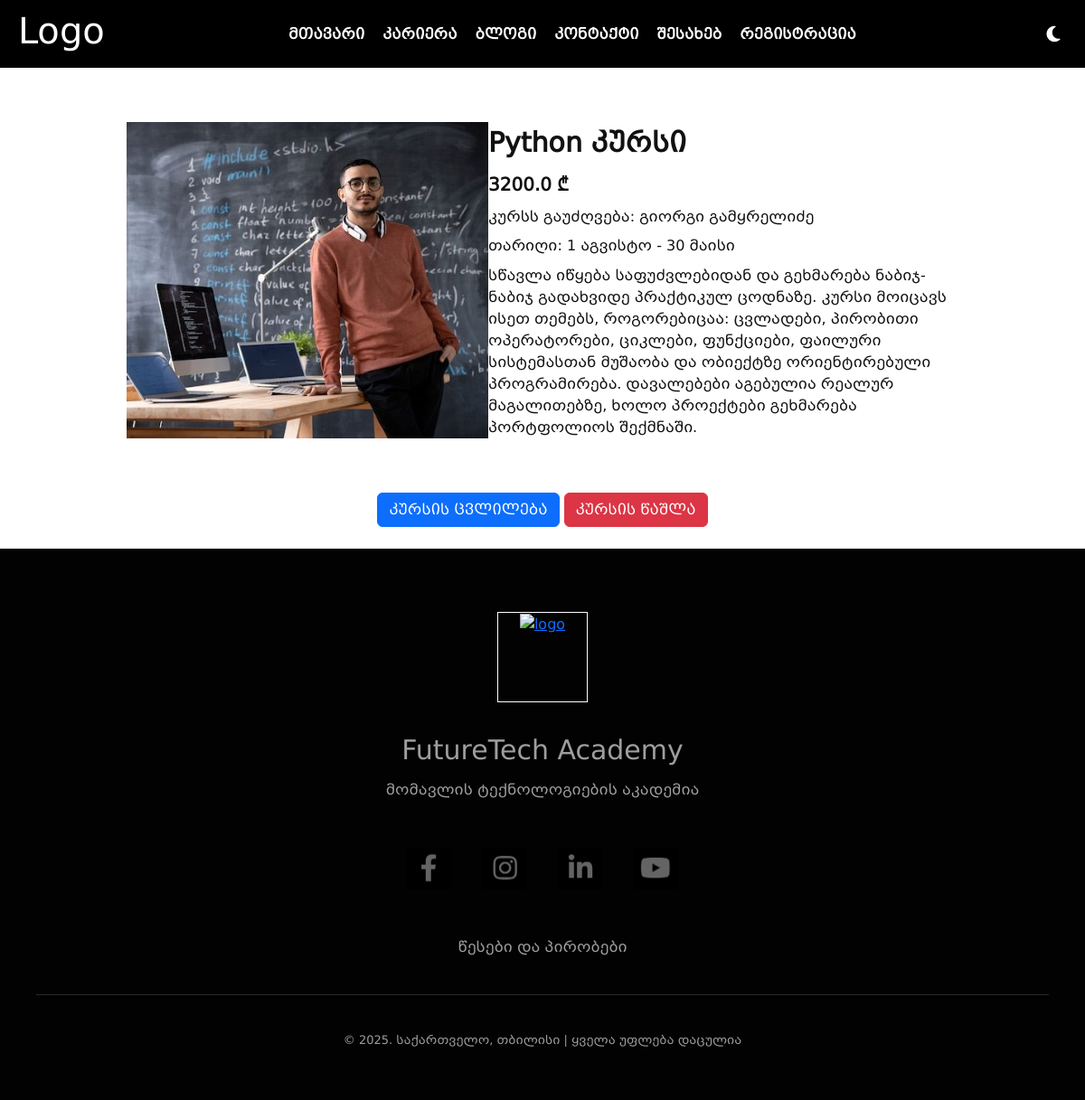
Page /view/1 on the earlier database version.
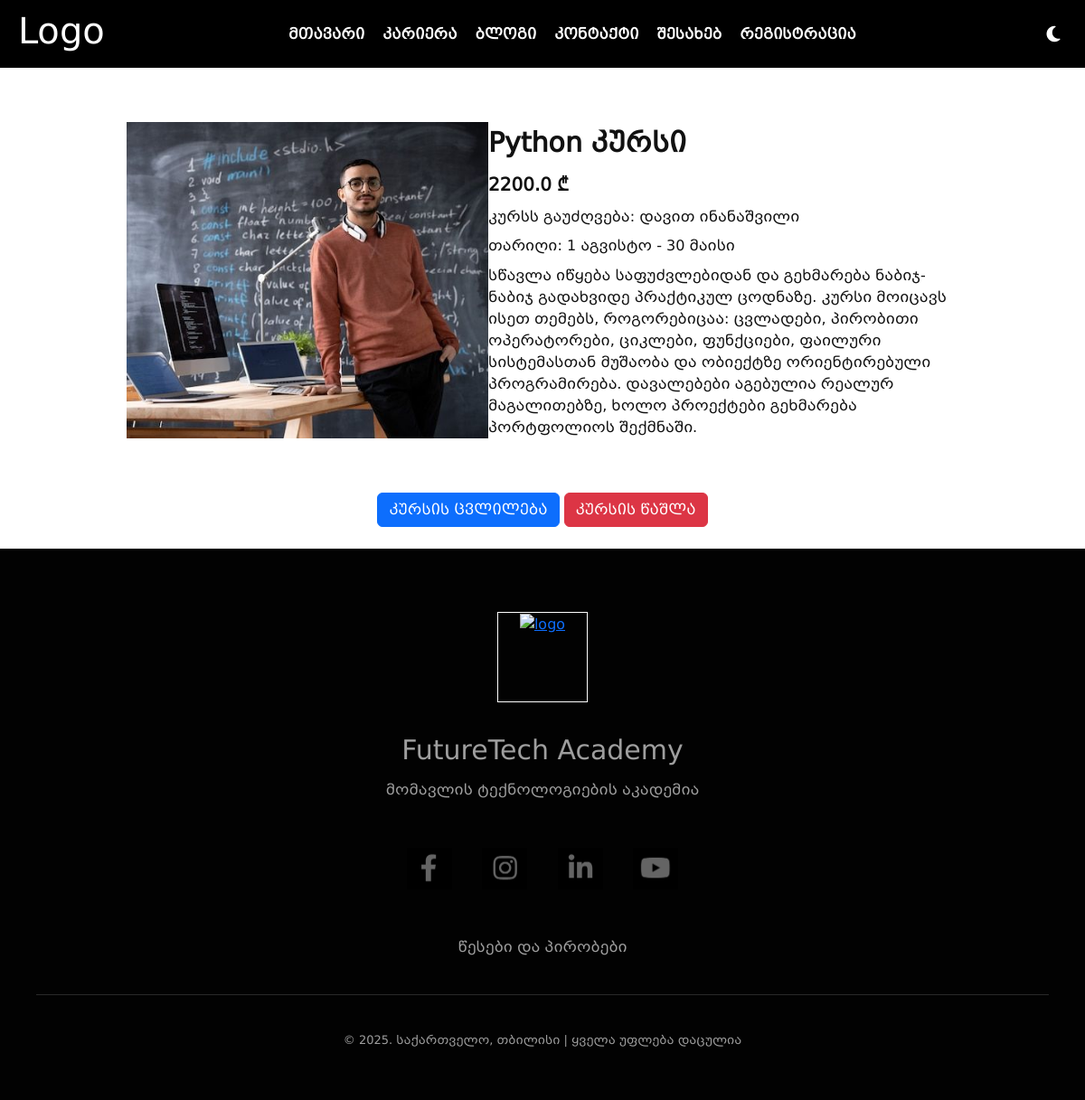
Same page on the later database version.
### src/models/course.py (models this page shows, shortened)
class Course(BaseModel):
    __tablename__ = "courses"
    id = db.Column(db.Integer, primary_key=True)
    name = db.Column(db.String(100))
    price = db.Column(db.Float)
    prof = db.Column(db.String(100))
    img = db.Column(db.String(300))
    description = db.Column(db.String(1000))
    date = db.Column(db.String(50))

### src/views/course/routes.py (the view)
@course_blueprint.route("/view/<int:courses_id>")
def view_course(courses_id):
    chosen_course = Course.query.get(courses_id)
    return render_template("course/view_course.html", course=chosen_course)

### src/templates/course/view_course.html (shortened to what this page needs)
{% extends "partials/base.html" %}
{% block content %}
<div class="header-div" style="display: block; background-color: black;"></div>
<div class="course-info">
    <div class="prof"><img src="/static/upload/{{ course.img }}" alt="Course Professor"></div>
    <div class="course-description">
        <div class="title">{{ course.name }}</div>
        <div class="price">{{ course.price }} ₾</div>
        <div class="prof-name">კურსს გაუძღვება: {{ course.prof }}</div>
        <div class="date">თარიღი: {{ course.date }}</div>
        <div class="course-information">{{ course.description }}</div>
    </div>
</div>
<a href="/edit_course/{{ course.id }}" class="btn btn-primary mb-4">კურსის ცვლილება</a>
<a href="/delete_course/{{ course.id }}" class="btn btn-danger mb-4">კურსის წაშლა</a>
<footer>
    <div class="logo">
        <a href="index.html"><img src="" alt="logo"></a>
    </div>
    <p class="footer-logo-name">FutureTech Academy</p>
    <p>მომავლის ტექნოლოგიების აკადემია</p>
    <div class="social-networks">
        <a href="https://www.facebook.com/"><img src="/static/images/soc-networks/fb.PNG" alt="fb"></a>
        <a href="https://www.instagram.com/"><img src="/static/images/soc-networks/instagram.PNG" alt="instagram"></a>
        <a href="https://www.linkedin.com/"><img src="/static/images/soc-networks/linkedin.PNG" alt="linkedin"></a>
        <a href="https://www.youtube.com/"><img src="/static/images/soc-networks/youtube.PNG" alt="youtube"></a>
    </div>
    <p>წესები და პირობები</p>
    <hr>
    <p class="copy">&copy; 2025. საქართველო, თბილისი | ყველა უფლება დაცულია</p>
</footer>
</body>
</html>
{% endblock %}

### src/templates/partials/base.html (shortened to what this page needs)
<!DOCTYPE html>
<html lang="en">
<head>
    <link rel="stylesheet" href="https://cdnjs.cloudflare.com/ajax/libs/font-awesome/6.7.2/css/all.min.css">
    <link href="https://cdn.jsdelivr.net/npm/bootstrap@5.3.6/dist/css/bootstrap.min.css" rel="stylesheet"
>
    <link rel="stylesheet" href="/static/styles/css/style.css">
</head>
<body>
    <header>
        <h1>Logo</h1>
        <nav class="menu" id="menu">
            <a href="/">მთავარი</a>
            <a href="/career" target="_blank">კარიერა</a>
            <a href="/blog">ბლოგი</a>
            <a href="/contact">კონტაქტი</a>
            <a href="/about">შესახებ</a>
            <a href="/registration">რეგისტრაცია</a>
        </nav>
        <div style="display: flex; gap: 15px; align-items: center;">
            <div class="theme-toggle" id="themeToggle">
                <i class="fa-solid fa-moon fa-lg" style="color: #ffffff;"></i>
            </div>
        </div>
    </header>
    {% block content %}
    {% endblock %}

### src/static/styles/css/style.css (style rules this page uses)
body { background-color: #fff; color: #111; }
header { position: absolute; width: 100%; color: #fff; display: flex; justify-content: space-between; align-items: center; padding: 10px 20px; background: transparent; transition: 0.6s ease; font-weight: bold; z-index: 1; }
.menu { display: flex; gap: 20px; }
.menu a { text-decoration: none; color: inherit; transition: all 0.3s ease; }
.theme-toggle { cursor: pointer; width: 30px; }
* { margin: 0; padding: 0; box-sizing: border-box; }
body { font-family: "BPG Mrgvlovani Caps"; text-align: center; }
.header-div { display: none; height: 75px; background-color: transparent; }
.course-info { display: flex; justify-content: space-between; padding: 60px 140px; width: 100%; }
.course-info .prof { width: 400px; height: 350px; }
.course-info .prof img { width: 400px; height: 350px; -o-object-fit: cover; object-fit: cover; }
.course-info .course-description { max-width: 630px; text-align: left; display: flex; flex-direction: column; justify-content: space-between; }
.course-info .course-description .title { font-size: 30px; font-weight: bold; }
.course-info .course-description .price { font-size: 20px; font-weight: bold; }
.course-info .course-description .course-information, .course-info .course-description .prof-name, .course-info .course-description .date { font-family: "BPG Mrgvlovani"; }
footer { font-family: "BPG Mrgvlovani"; bottom: 0; background-color: rgb(2, 2, 2); color: rgb(158, 158, 158); width: 100%; padding: 40px; }
footer .logo { border: 1px solid white; width: 100px; height: 100px; margin: 30px auto; }
footer .footer-logo-name { font-size: 30px; margin: 10px; }
footer .social-networks { width: 300px; height: 70px; margin: 40px auto; display: flex; justify-content: space-between; align-items: center; }
footer .social-networks img { width: 50px; }
footer hr { margin-top: 40px; margin-bottom: 40px; background-color: rgb(158, 158, 158); }
footer .copy { font-size: 13px; }

Differences in the rows shown:
changed Course "Python კურსი": price "3200.0" → "2200.0"; prof "გიორგი გამყრელიძე" → "დავით ინანაშვილი"
